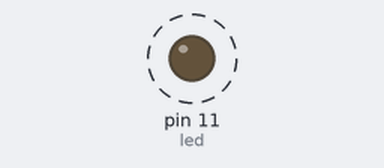
The sketch below on a simulated Arduino Uno, built with avr-gcc and run on an emulated ATmega328P. Parts: output pins drawn as LEDs (lit = HIGH). Dashed ring = blinking. What the sketch prints to the serial monitor is not drawn.

Above: at 0.08 s.
Timing chart, 0 to 3.0 s (numbered marks = the images above):
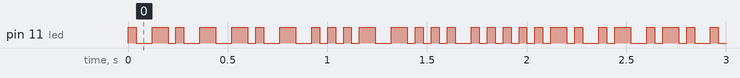

Measured:
- by itself, pin 11 (led): alternates HIGH for 0.04 s and LOW for 0.04 s

The sketch:

emissor.ino
```cpp
int led = 11;
int temp = 40;
void setup() {
  // put your setup code here, to run once:
  Serial.begin(19200);
  pinMode(led, OUTPUT);
}

void loop() {

  unsigned char mensagem[5];//mensagem simples com apenas 1 informação
  bool dig_out = false;

  //cabeçalho: 0xB5 (posição 0 do vetor)(1011 0101)
  mensagem[0] = 0xB5;

  //ID da velocidade = 0xA1 (posição 1 do vetor) (1010 0001)
  mensagem[1] = 0xA1;

  //conteúdo da mensagem = 120km/h (0111 1000)
  mensagem[2] = 0x78;

  //calculo do checksumA
  mensagem[3] = mensagem[1] + mensagem[2]; //checksumA - 0001 1001
  mensagem[4] = mensagem[1] + mensagem[2] + mensagem[3]; //checksumB - 0011 0010

  Serial.println("ChecksumA");
  Serial.println(mensagem[3]);
  Serial.println("ChecksumB");
  Serial.println(mensagem[4]);

  for (int i = 0; i < 5; i++)
  {
    dig_out = 0x80 & mensagem[i];
    if (dig_out == true) {
      digitalWrite(led, HIGH);
      Serial.print("1");
      delay(temp);
      digitalWrite(led, LOW);
      Serial.print("0");
      delay(temp);
    }
    else {
      digitalWrite(led, LOW);
      Serial.print("0");
      delay(temp);
      digitalWrite(led, HIGH);
      Serial.print("1");
      delay(temp);
    }

    dig_out = 0x40 & mensagem[i];
    if (dig_out == true) {
      digitalWrite(led, HIGH);
      Serial.print("1");
      delay(temp);
      digitalWrite(led, LOW);
      Serial.print("0");
      delay(temp);
    }
    else {
      digitalWrite(led, LOW);
      Serial.print("0");
      delay(temp);
      digitalWrite(led, HIGH);
      Serial.print("1");
      delay(temp);
    }

    dig_out = 0x20 & mensagem[i];
    if (dig_out == true) {
      digitalWrite(led, HIGH);
      Serial.print("1");
      delay(temp);
      digitalWrite(led, LOW);
      Serial.print("0");
      delay(temp);
    }
    else {
      digitalWrite(led, LOW);
      Serial.print("0");
      delay(temp);
      digitalWrite(led, HIGH);
      Serial.print("1");
      delay(temp);
    }

    dig_out = 0x10 & mensagem[i];
    if (dig_out == true) {
      digitalWrite(led, HIGH);
      Serial.print("1");
      delay(temp);
      digitalWrite(led, LOW);
      Serial.print("0");
      delay(temp);
    }
    else {
      digitalWrite(led, LOW);
      Serial.print("0");
      delay(temp);
      digitalWrite(led, HIGH);
      Serial.print("1");
      delay(temp);
    }

    dig_out = 0x08 & mensagem[i];
    if (dig_out == true) {
      digitalWrite(led, HIGH);
      Serial.print("1");
      delay(temp);
      digitalWrite(led, LOW);
      Serial.print("0");
      delay(temp);
    }
    else {
      digitalWrite(led, LOW);
      Serial.print("0");
      delay(temp);
      digitalWrite(led, HIGH);
      Serial.print("1");
      delay(temp);
    }
    dig_out = 0x04 & mensagem[i];
    if (dig_out == true) {
      digitalWrite(led, HIGH);
      Serial.print("1");
      delay(temp);
      digitalWrite(led, LOW);
      Serial.print("0");
      delay(temp);
    }
    else {
      digitalWrite(led, LOW);
      Serial.print("0");
      delay(temp);
      digitalWrite(led, HIGH);
      Serial.print("1");
      delay(temp);
    }

    dig_out = 0x02 & mensagem[i];
    if (dig_out == true) {
      digitalWrite(led, HIGH);
      Serial.print("1");
      delay(temp);
      digitalWrite(led, LOW);
      Serial.print("0");
      delay(temp);
    }
    else {
      digitalWrite(led, LOW);
      Serial.print("0");
      delay(temp);
      digitalWrite(led, HIGH);
      Serial.print("1");
      delay(temp);
    }

    dig_out = 0x01 & mensagem[i];
    if (dig_out == true) {
      digitalWrite(led, HIGH);
      Serial.print("1");
      delay(temp);
      digitalWrite(led, LOW);
      Serial.print("0");
      delay(temp);
    }
    else {
      digitalWrite(led, LOW);
      Serial.print("0");
      delay(temp);
      digitalWrite(led, HIGH);
      Serial.print("1");
      delay(temp);
    }

  }
  Serial.println("Fim");
}
```
